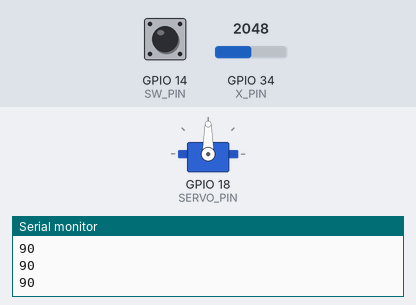
Bench run of a sketch on a simulated ESP32. On the bench: servo, the last lines printed to the serial monitor. The inputs (shaded band) are chosen by the test bench; at power-on: GPIO 34 (X_PIN) = 2048, GPIO 14 (SW_PIN) HIGH.

Above: at 1.2 s.
1.3 s: GPIO 34 (X_PIN) set to 2935
2.8 s: GPIO 34 (X_PIN) set to 3058
At 3.25 s:
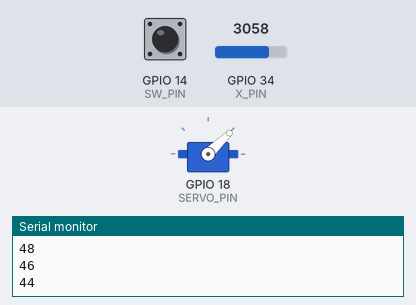
At 4.1 s:
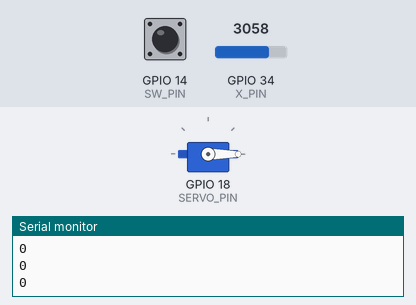
5.2 s: GPIO 14 (SW_PIN) pulled LOW for 0.15 s
At 5.95 s:
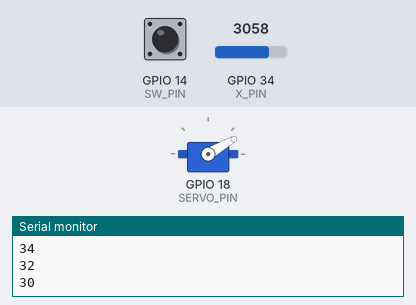
7.6 s: GPIO 34 (X_PIN) set to 1026
9.1 s: GPIO 34 (X_PIN) set to 946
At 11.4 s:
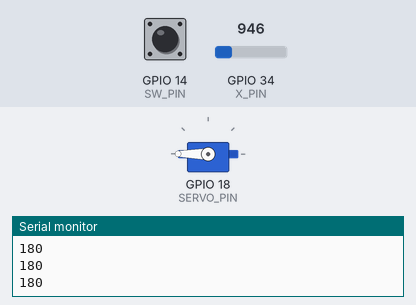
12.1 s: GPIO 14 (SW_PIN) pulled LOW for 0.15 s
Timing chart, 0 to 15.1 s (numbered marks = the images above; inputs shaded):
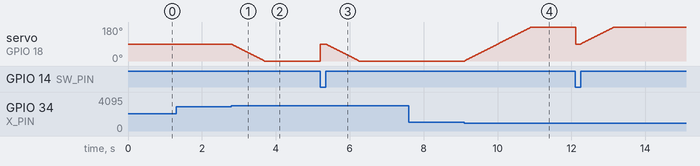

Measured:
- the behaviour switches between 3000 and 3001 on GPIO 34 (X_PIN) (found by bisection; images 0 and 1)
- the behaviour switches between 1000 and 999 on GPIO 34 (X_PIN) (found by bisection; images 3 and 4)
- after the input at 2.8 s, servo on GPIO 18 (SERVO_PIN): moves from 90° to 0° over 0.89 s, starting at once
- after the input at 9.1 s, servo on GPIO 18 (SERVO_PIN): moves from 0° to 180° over 1.8 s, starting at once

The sketch:

L14_Pointer.ino
```cpp
// Lesson 14: Joystick-controlled servo
// Push the stick left/right to turn. Click to go back to the middle.

#include <ESP32Servo.h>

const int SERVO_PIN = 18;
const int X_PIN = 34;
const int SW_PIN = 14;

Servo myServo;
int angle = 90;

void setup() {
  Serial.begin(115200);
  pinMode(SW_PIN, INPUT_PULLUP);
  myServo.attach(SERVO_PIN, 500, 2400);
  myServo.write(angle);
}

void loop() {
  int x = analogRead(X_PIN);

  if (x < 1000) {
    angle = angle + 2;              // stick pushed one way
  } else if (x > 3000) {
    angle = angle - 2;              // stick pushed the other way
  }
  if (digitalRead(SW_PIN) == LOW) {
    angle = 90;
  }

  angle = constrain(angle, 0, 180);
  myServo.write(angle);
  Serial.println(angle);
  delay(20);
}
```
